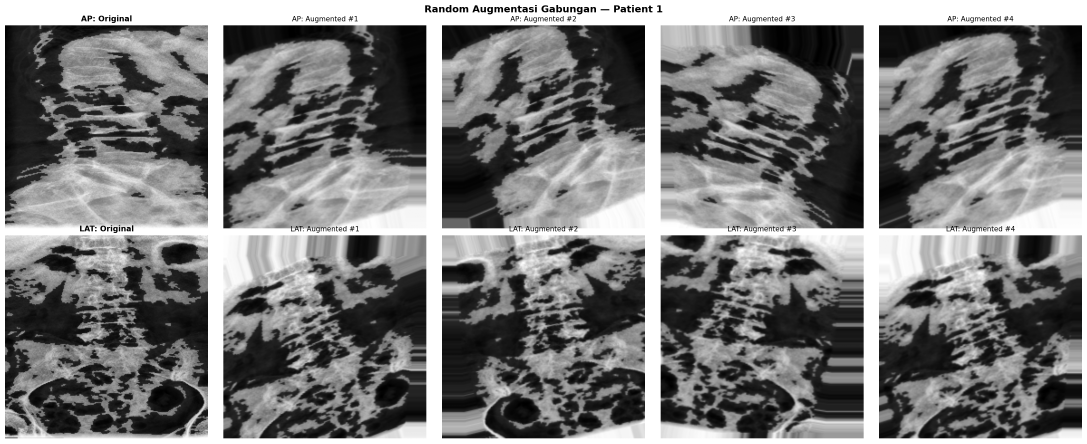
#> input picture model_lumas_dual/augmentation_random_samples.png, 3260 x 1330 px (shown at 1/3 size)
$ python -i preprocessing.py   (imports and definitions only)
#> lines starting #> are read from the running program, lines starting #| are printed output that depends on the picture; after the words box and inside, x2 and y2 are one past the last pixel; in counts of white or black regions, pixels touching at a corner belong together
#> further down, picture is the input picture: shape (1330, 3260); min 0, max 255, mean 121.7
"""
LUMOS — Preprocessing Module
=============================
Pipeline preprocessing citra X-Ray dan data klinis tabular untuk inferensi
model klasifikasi osteoporosis multimodal.

Modul ini mengimplementasikan pipeline identik dengan training di notebook
`lumos-bismillah-final-effnet.ipynb`, terdiri dari:

  Citra:   Gaussian Filter → ROI Crop (L1–L4) → CLAHE + Otsu Bone Mask
           → Resize 224×224 → Normalize [0,1] → Stack RGB

  Tabular: StandardScaler (numerik) + OneHotEncoder (kategorik) via
           tab_preprocessor.pkl

Dipakai oleh: notebook (source of truth) & app.py (Streamlit inference).
"""

import pickle
from pathlib import Path

import cv2
import numpy as np
import pandas as pd


# ─────────────────────────────────────────────────────────────────────────────
# Konstanta — identik dengan notebook (cell "Configuration & Constants")
# ─────────────────────────────────────────────────────────────────────────────
IMG_SIZE = (224, 224)           # (H, W)
GAUSSIAN_KERNEL_SIZE = (5, 5)
GAUSSIAN_SIGMA = 1.0

ROI_CONFIG = {
    "ap":  {"top": 0.12, "bottom": 0.98, "left": 0.22, "right": 0.78},
    "lat": {"top": 0.12, "bottom": 0.98, "left": 0.12, "right": 0.85},
}

CLASS_NAMES = ["normal", "osteopenia", "osteoporosis"]
LABEL_MAP = {"normal": 0, "osteopenia": 1, "osteoporosis": 2}
N_CLASSES = 3

# Backbone EfficientNetB0 mengharapkan input [0, 255]; layer Rescaling(255)
# di dalam model akan mengalikan input [0, 1] menjadi [0, 255] sebelum masuk
# ke normalisasi bawaan EfficientNetB0.
BACKBONE_INPUT_SCALE = 255.0


# ─────────────────────────────────────────────────────────────────────────────
# 1. Pemuatan Citra — load_image_array
# ─────────────────────────────────────────────────────────────────────────────
# [121 lines left out: functions load_image_array, load_image_array_from_bytes, apply_gaussian_filter, crop_lumbar_roi, not called in this run]


# ─────────────────────────────────────────────────────────────────────────────
# 4. Bone Enhancement — CLAHE + Otsu Masking + Morfologi
# ─────────────────────────────────────────────────────────────────────────────
def enhance_bone_region(arr, clip_limit=2.5, tile_size=(8, 8), mask_blend=0.65):
    """
    Meningkatkan kontras struktur trabekular tulang menggunakan:
      1. CLAHE (Contrast Limited Adaptive Histogram Equalization)
      2. Otsu Thresholding — segmentasi otomatis area tulang berdensitas tinggi
      3. Operasi morfologi — Morphological Closing (menutup rongga trabekular)
         dan Opening (menghilangkan artefak kecil)
      4. Soft blending — menggabungkan citra CLAHE dengan bone mask

    Parameters
    ----------
    arr : np.ndarray
        Array 2D citra setelah ROI cropping.
    clip_limit : float, default 2.5
        Batas clipping CLAHE.
    tile_size : tuple of int, default (8, 8)
        Ukuran grid tile CLAHE.
    mask_blend : float, default 0.65
        Faktor blending antara bone mask dan citra enhanced.
        Formula: enhanced × (mask × 0.65 + 0.35)

    Returns
    -------
    np.ndarray
        Array 2D float32 dengan kontras tulang yang ditingkatkan.
    """
#> called with clip_limit = 2.5, tile_size = (8, 8), mask_blend = 0.65
    # Normalisasi ke uint8 jika diperlukan
    if arr.dtype != np.uint8:
        arr_u8 = cv2.normalize(arr, None, 0, 255, cv2.NORM_MINMAX).astype(np.uint8)
    else:
        arr_u8 = arr.copy()

    # CLAHE
    clahe = cv2.createCLAHE(clipLimit=clip_limit, tileGridSize=tile_size)
    enhanced = clahe.apply(arr_u8)
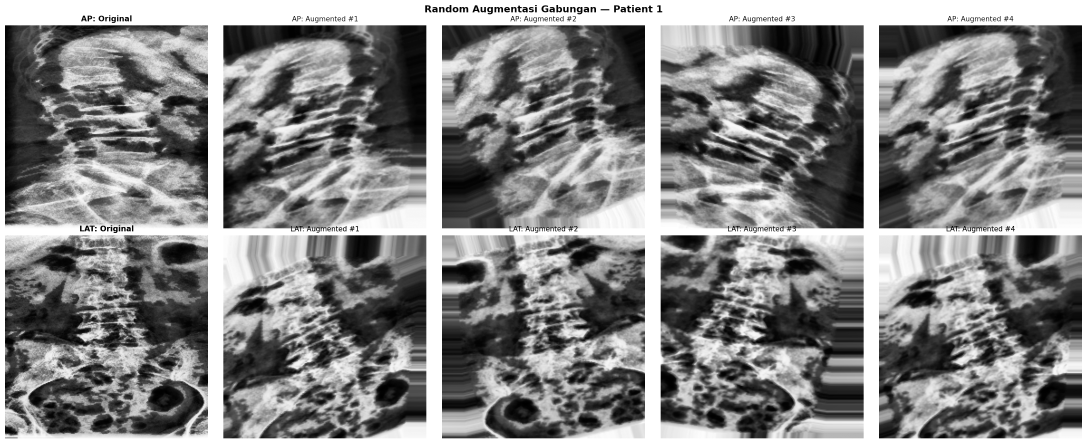
#> enhanced: shape (1330, 3260) (shown at 1/3 size); min 0, max 255, mean 132.7

    # Otsu Thresholding — segmentasi area tulang keras
    _, bone_mask = cv2.threshold(
        enhanced, 0, 255, cv2.THRESH_BINARY + cv2.THRESH_OTSU
    )
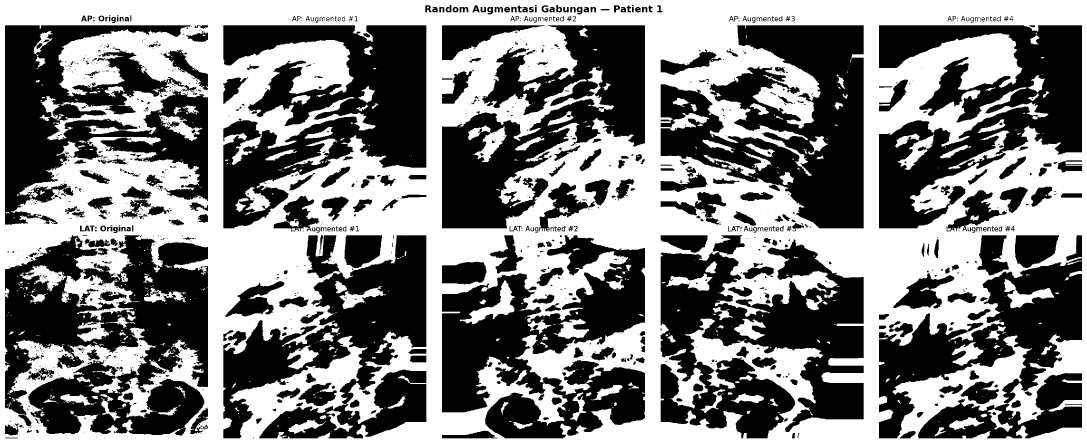
#> bone_mask: shape (1330, 3260) (shown at 1/3 size); 50.2% white; 1326 black regions (766 under 20 px), largest, box (x1, y1, x2, y2) and area: (15, 706, 624, 1307) 226894, (1982, 706, 2591, 1315) 208947, (1982, 76, 2591, 685) 198462

    # Operasi Morfologi
    kernel = cv2.getStructuringElement(cv2.MORPH_ELLIPSE, (9, 9))
    bone_mask = cv2.morphologyEx(bone_mask, cv2.MORPH_CLOSE, kernel, iterations=2)
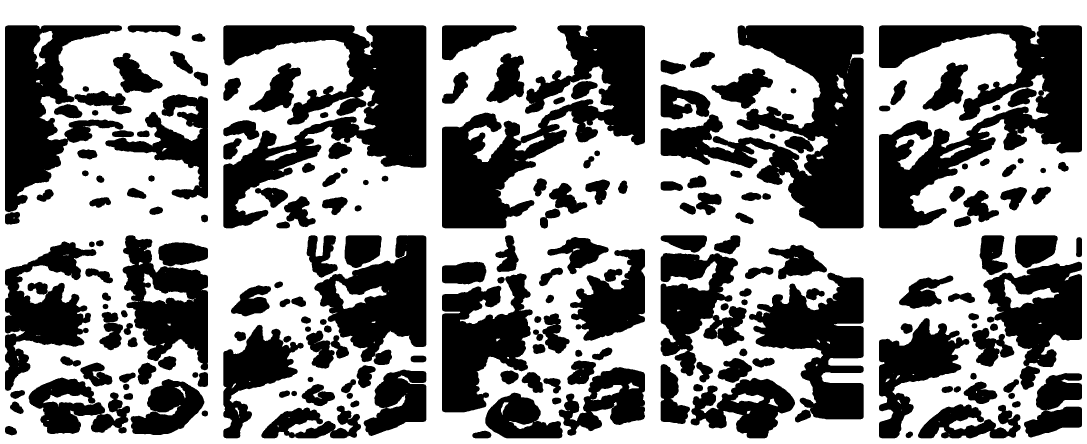
#> bone_mask: shape (1330, 3260) (shown at 1/3 size); 56% white; 204 black regions, largest, box (x1, y1, x2, y2) and area: (1982, 76, 2591, 685) 161065, (670, 76, 1279, 685) 160541, (2637, 76, 3246, 685) 157260
    bone_mask = cv2.morphologyEx(bone_mask, cv2.MORPH_OPEN, kernel, iterations=1)
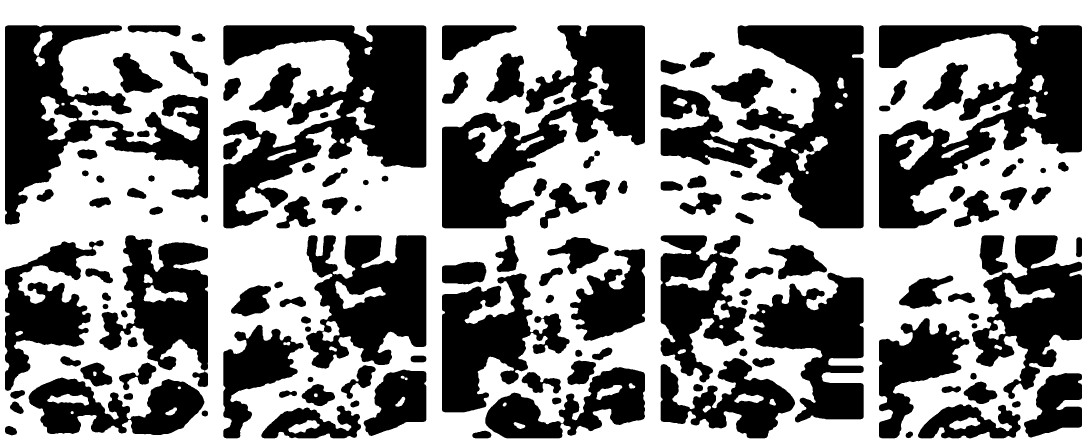
#> bone_mask: shape (1330, 3260) (shown at 1/3 size); 55.4% white; 134 black regions, largest, box (x1, y1, x2, y2) and area: (1982, 76, 2591, 685) 176133, (670, 76, 1279, 685) 172232, (2637, 76, 3246, 685) 162394

    # Soft blending — meredam jaringan lunak tanpa menghilangkan konteks
    mask_norm = bone_mask.astype(np.float32) / 255.0
    soft_blend = mask_norm * mask_blend + (1.0 - mask_blend)
    return enhanced.astype(np.float32) * soft_blend
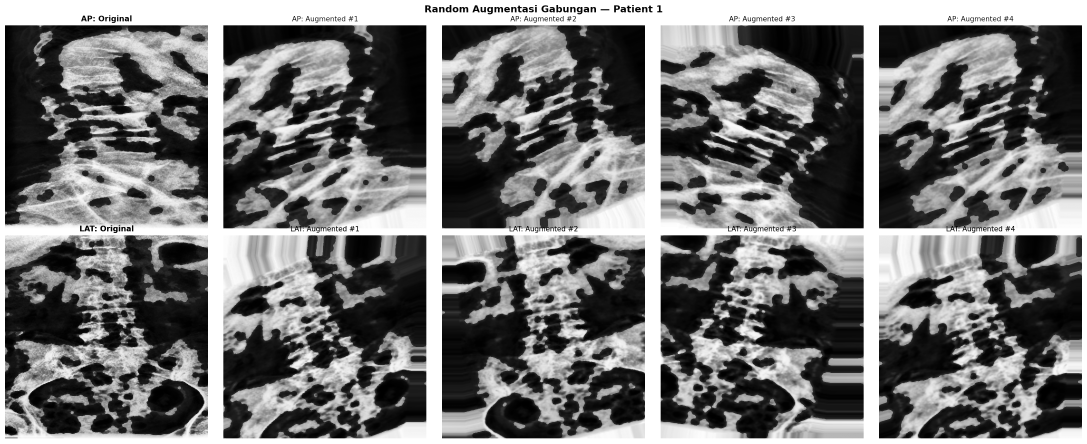
#> returned value: shape (1330, 3260) float32 (shown at 1/3 size); min 0, max 255, mean 116.5


# ─────────────────────────────────────────────────────────────────────────────
# 5. Pipeline Lengkap — preprocess_image
# ─────────────────────────────────────────────────────────────────────────────
# [196 lines left out: functions preprocess_image, load_tab_preprocessor, prepare_tabular, read_npy_scan, not called in this run]


# ─────────────────────────────────────────────────────────────────────────────
# Eksekusi langsung — demonstrasi pipeline
# ─────────────────────────────────────────────────────────────────────────────
# [21 lines not run here, left out]

>>> import cv2
>>> picture = cv2.imread('../model_lumas_dual/augmentation_random_samples.png', cv2.IMREAD_GRAYSCALE)
>>> result = enhance_bone_region(picture)

$ run again, on model_lumas_dual/ablation_bars.png
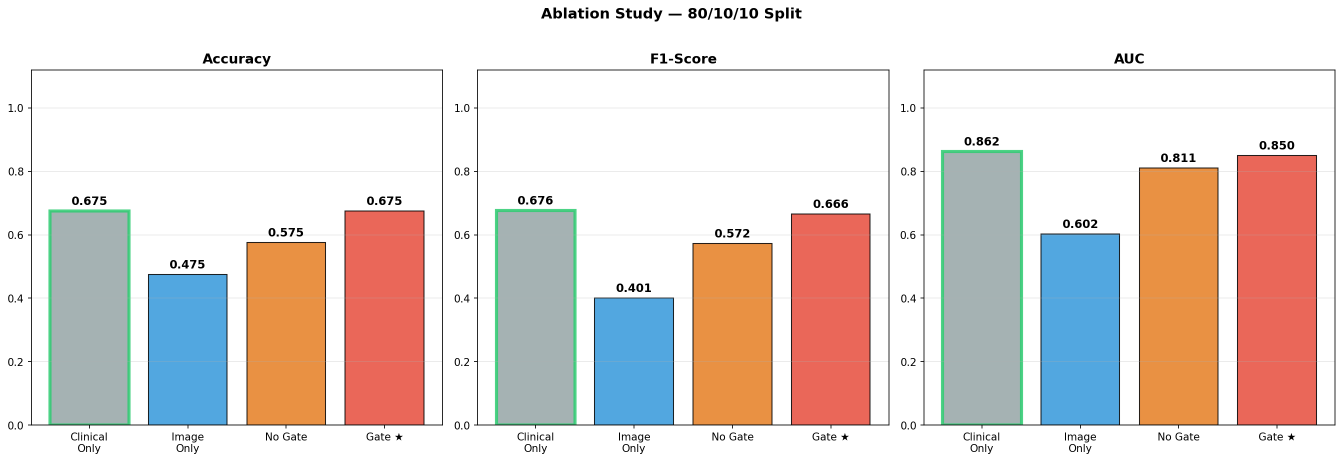
#> input picture model_lumas_dual/ablation_bars.png, 2685 x 923 px (shown at 1/2 size)
#> in enhance_bone_region, `_, bone_mask = cv2.threshold( enhanced, 0, 255, cv2.THRESH_BINARY + cv..`:
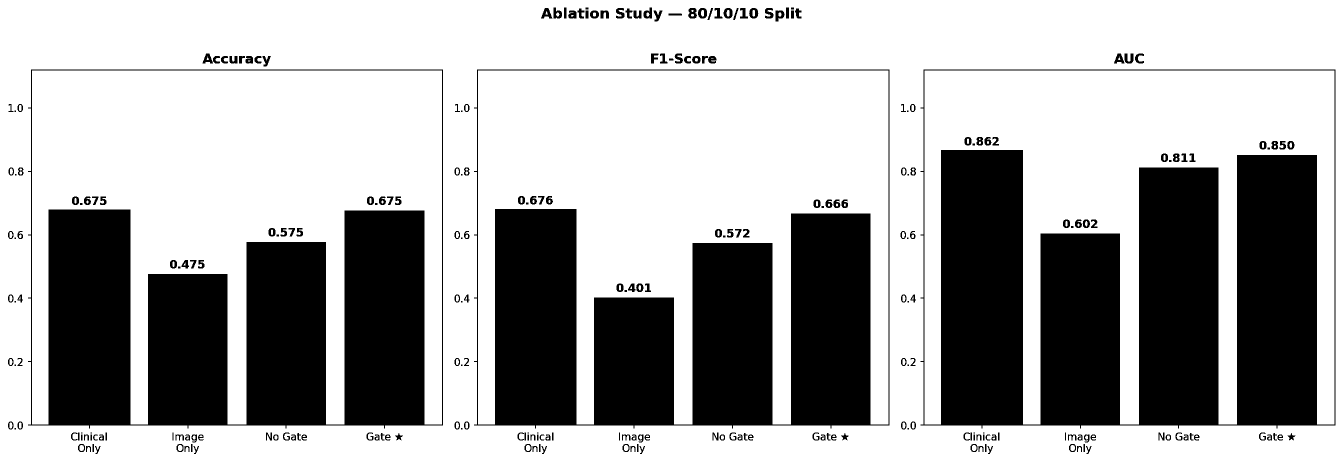
#> bone_mask: shape (923, 2685) (shown at 1/2 size); 65.9% white; 267 black regions (24 under 20 px), largest, box (x1, y1, x2, y2) and area: (1841, 139, 2671, 857) 324988, (56, 139, 886, 857) 251142, (948, 139, 1779, 857) 242323
#> mask_norm: shape (923, 2685) float32; values 0 (black) and 1 (white), 67.6% white; 12 black regions, largest, box (x1, y1, x2, y2) and area: (1882, 300, 2046, 852) 90290, (2474, 310, 2634, 852) 86486, (2278, 335, 2437, 852) 81970
#> in enhance_bone_region, `return enhanced.astype(np.float32) * soft_blend`:
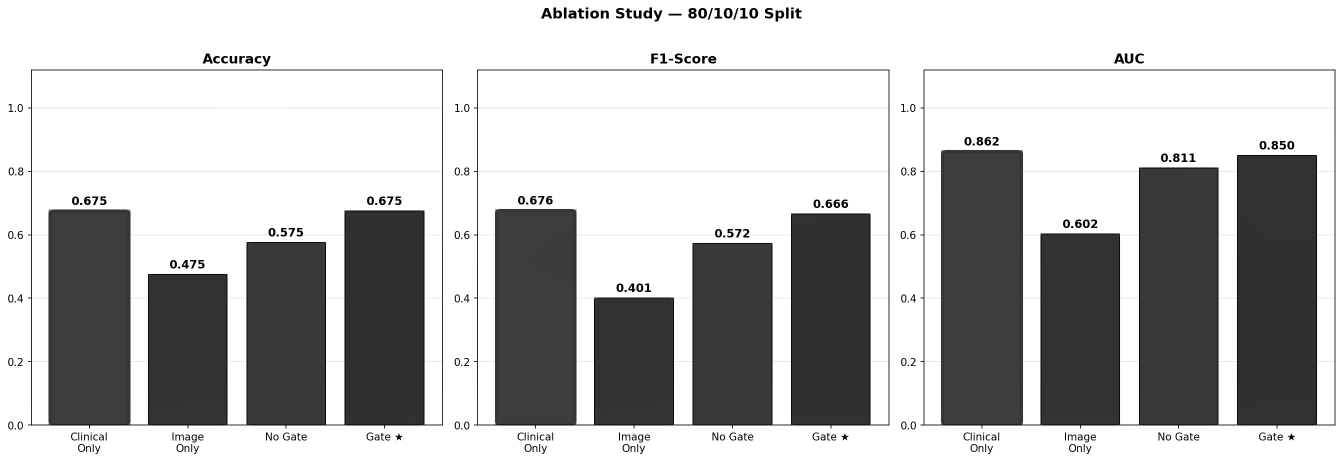
#> returned value: shape (923, 2685) float32 (shown at 1/2 size); min 1, max 255, mean 186

$ run again, on model_lumas_dual/ablation_cm.png
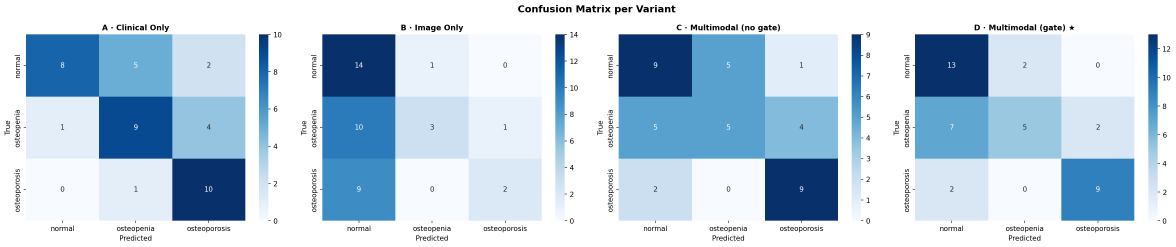
#> input picture model_lumas_dual/ablation_cm.png, 3528 x 740 px (shown at 1/3 size)
#> in enhance_bone_region, `_, bone_mask = cv2.threshold( enhanced, 0, 255, cv2.THRESH_BINARY + cv..`:
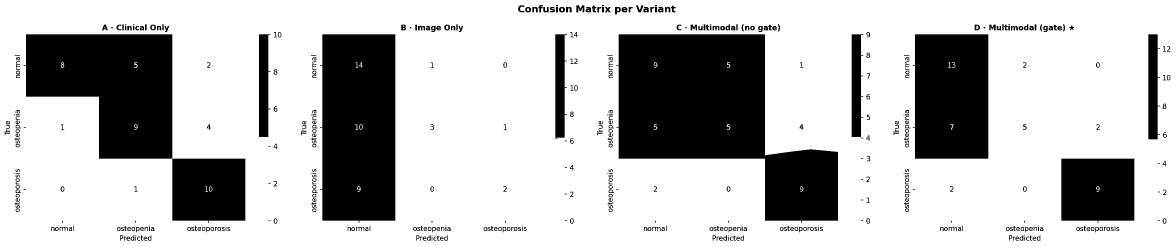
#> bone_mask: shape (740, 3528) (shown at 1/3 size); 73.8% white; 496 black regions (54 under 20 px), largest, box (x1, y1, x2, y2) and area: (1849, 103, 2514, 669) 208727, (71, 103, 736, 669) 163258, (960, 103, 1186, 669) 122033
#> mask_norm: shape (740, 3528) float32; values 0 (black) and 1 (white), 75.1% white; 10 black regions, largest, box (x1, y1, x2, y2) and area: (1856, 103, 2514, 663) 208546, (78, 103, 517, 476) 122604, (967, 103, 1186, 663) 121757
#> in enhance_bone_region, `return enhanced.astype(np.float32) * soft_blend`:
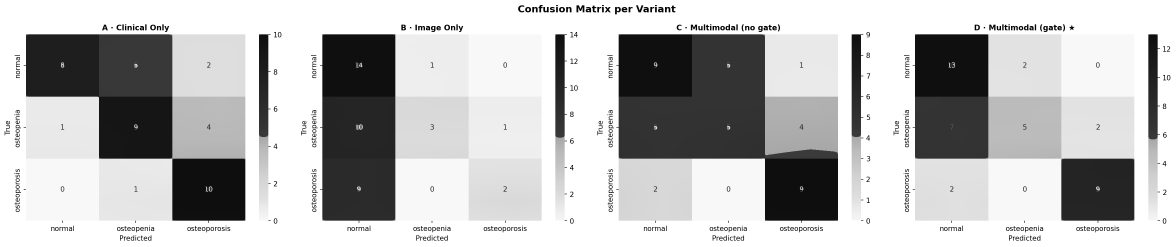
#> returned value: shape (740, 3528) float32 (shown at 1/3 size); min 1, max 255, mean 187.3

$ run again, on model_lumas_dual/age_group_analysis.png
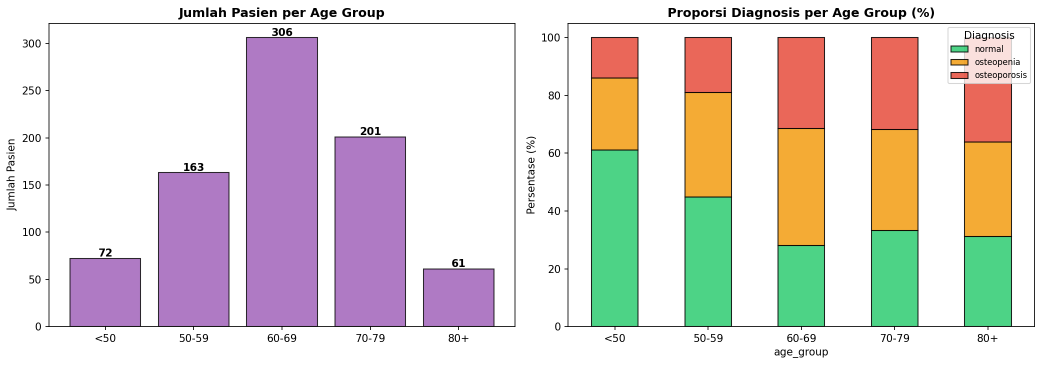
#> input picture model_lumas_dual/age_group_analysis.png, 2084 x 731 px (shown at 1/2 size)
#> in enhance_bone_region, `_, bone_mask = cv2.threshold( enhanced, 0, 255, cv2.THRESH_BINARY + cv..`:
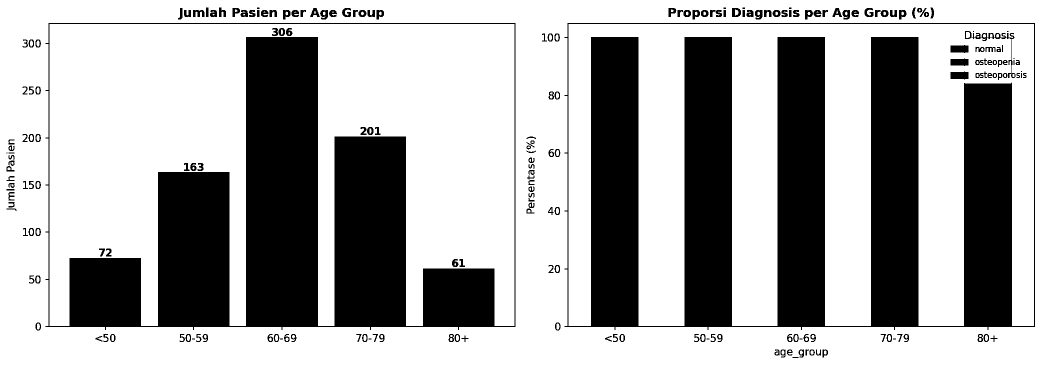
#> bone_mask: shape (731, 2084) (shown at 1/2 size); 66% white; 211 black regions (15 under 20 px), largest, box (x1, y1, x2, y2) and area: (1129, 46, 2070, 660) 272493, (91, 46, 1031, 660) 223662, (1930, 62, 2031, 156) 870
#> mask_norm: shape (731, 2084) float32; values 0 (black) and 1 (white), 68.1% white; 10 black regions, largest, box (x1, y1, x2, y2) and area: (492, 74, 636, 655) 83446, (1182, 74, 1277, 655) 55026, (1369, 74, 1464, 655) 55026
#> in enhance_bone_region, `return enhanced.astype(np.float32) * soft_blend`:
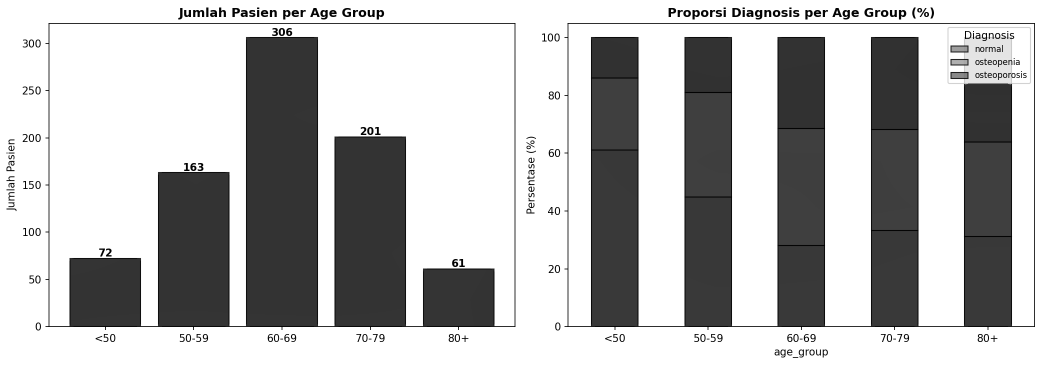
#> returned value: shape (731, 2084) float32 (shown at 1/2 size); min 1, max 255, mean 186
